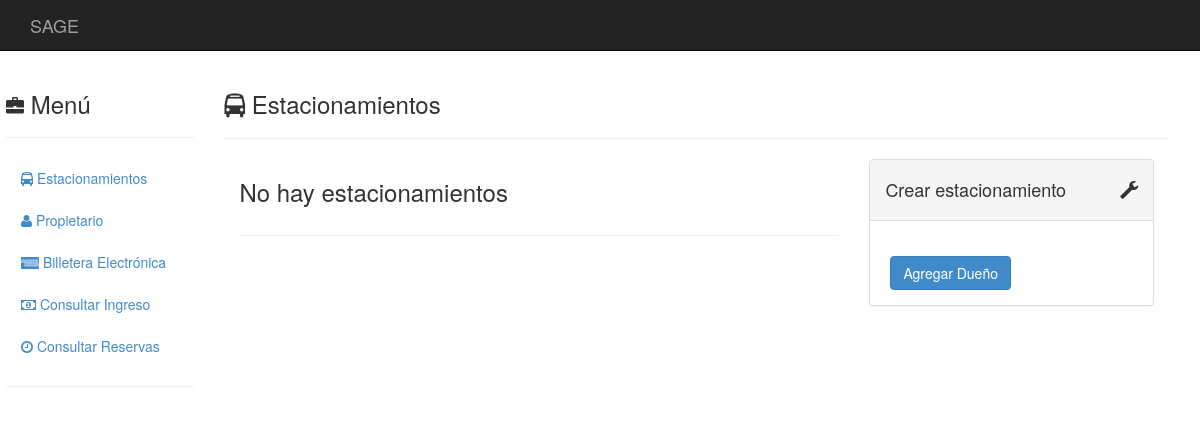
/estacionamientos/, run on an earlier commit of the app's database.
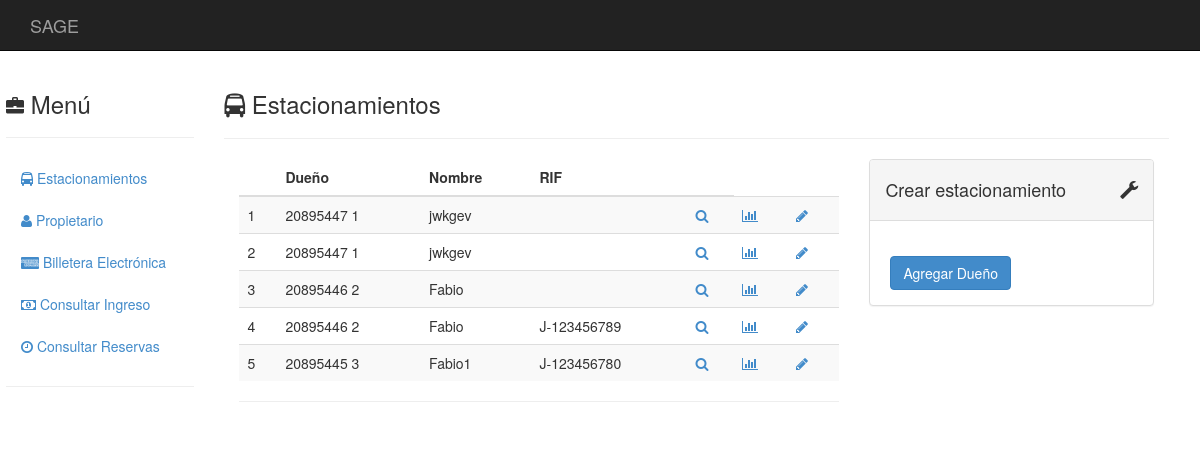
And on a later commit of the database.
### estacionamientos/models.py (models this page shows, shortened)
class Estacionamiento(models.Model):
	propietario = models.ForeignKey(Propietario)
	nombre      = models.CharField(max_length = 50)
	direccion   = models.TextField(max_length = 120)
	telefono1   = models.CharField(blank = True, null = True, max_length = 30)
	telefono2   = models.CharField(blank = True, null = True, max_length = 30)
	telefono3   = models.CharField(blank = True, null = True, max_length = 30)
	email1      = models.EmailField(blank = True, null = True)
	email2      = models.EmailField(blank = True, null = True)
	rif         = models.CharField(max_length = 12)
	content_type = models.ForeignKey(ContentType, null = True)
	object_id    = models.PositiveIntegerField(null = True)
	tarifa       = GenericForeignKey()
	apertura     = models.TimeField(blank = True, null = True)
	cierre       = models.TimeField(blank = True, null = True)
	capacidad    = models.IntegerField(blank = True, null = True)

class Propietario(models.Model):
	nombre       = models.CharField(max_length = 50, null = False)
	apellido     = models.CharField(max_length = 50, blank = True, null = True)
	cedula       = models.CharField(max_length = 10, null = False)
	telefono     = models.CharField(blank = True, null = True, max_length = 30)
	email        = models.EmailField(blank = True, null = True)
	def __str__(self):
		return self.cedula+' '+str(self.id)

### estacionamientos/views.py (the view, shortened to what this page needs)
def estacionamientos_all(request):
    estacionamientos = Estacionamiento.objects.all()
    form = CedulaForm()
    return render(
    request,
        'catalogo-estacionamientos.html',
        { 'form': form
        , 'estacionamientos': estacionamientos
        }
    )

### templates/catalogo-estacionamientos.html (shortened to what this page needs)
{% extends "base.html" %}
{% block innerContents%}
  <div class="col-sm-10">
    <h3><i class="fa fa-bus"></i>
      Estacionamientos
    </h3>
    <hr>
    <div class="col-md-8">
      <table class="table table-striped">
        {% if estacionamientos %}
        <thead>
          <tr>
            <th></th>
            <th>Dueño</th>
            <th>Nombre</th>
            <th>RIF</th>
            <th></th>
          </tr>
        </thead>
        <tbody>
          {% for obj in estacionamientos %}
            <tr>
              <td>{{forloop.counter}}</td>
              <td>{{obj.propietario}}</td>
              <td>{{obj.nombre}}</td>
              <td>{{obj.rif}}</td>
              <td><a href="./{{obj.id}}">
                  <i class="fa fa-search"></i>
              </a></td>
              <td><a href="./{{obj.id}}/tasa">
                  <i class="fa fa-bar-chart"></i>
              </a></td>
              <td><a href="./{{obj.id}}/editar_dueno">
                  <i class="fa fa-pencil fa-fw"></i>
              </a></td>
            </tr>
          {% endfor %}
        </tbody>
        {% else %}
          <h3>No hay estacionamientos</h3>
        {% endif %}
      </table>
      <hr>
    </div>
    <div class="col-md-4">
      <div class="panel panel-default">
        <div class="panel-heading">
          <div class="panel-title">
            <i class="glyphicon glyphicon-wrench pull-right"></i>
            <h4>
              Crear estacionamiento
            </h4>
          </div>
        </div>
        <div class="panel-body">
          <form action="." method="post" class="form form-vertical">
            <div class="control-group">
              <div class="controls">
                <button type="submit" class="btn btn-primary">
                {% if form2 == -1 %}
                  Buscar Dueño en el Sistema
                {% elif form2 == 0 %}
                  Modificar Dueño
                {% elif form2 == 2 %}
                  Agregar Estacionamiento
                {% else %}
                  Agregar Dueño
                {% endif %}
                </button>
              </div>
            </div>
          </form>
        </div>
      </div>
    </div>
  </div>
{% endblock %}

### templates/base.html (shortened to what this page needs)
{% load staticfiles %}
<!DOCTYPE html>
<html lang="es">
  <head>
    <link href="{% static 'css/bootstrap.min.css'%}" rel="stylesheet">
    <link href="{% static 'css/font-awesome.min.css'%}" rel="stylesheet">
    <link href="{% static 'css/base.css'%}" rel="stylesheet">
  </head>
  {% block body %}<body>{% endblock %}
    {% block header %}
      <div id="top-nav" class="navbar navbar-inverse navbar-static-top">
        <div class="container">
          <div class="navbar-header">
            <div class="navbar-brand" href="#">
              SAGE
            </div>
          </div>
        </div>
      </div>
    {% endblock %}
    {% block outerContents %}
    <div class="container">
      <div class="row">
        {% block menu %}
          {% include "menu.html" %}
        {% endblock %}
        {% block innerContents %}
        {% endblock %}
      </div>
    </div>
    {% endblock %}
  </body>
</html>

### templates/menu.html (shortened to what this page needs)
<div class="col-sm-2">
  <h3><i class="glyphicon glyphicon-briefcase"></i>
      Menú
  </h3>
  <hr>
  <ul class="nav nav-stacked">
    <li><a href=".."><i class="fa fa-bus"></i>
      Estacionamientos
    </a></li>
    <li><a href="/estacionamientos/menupropietario"><i class="fa fa-user"></i>
      Propietario
    </a></li>
    <li><a href="/estacionamientos/menubilletera"><i class="fa fa-cc-amex"></i>
      Billetera Electrónica
    </a></li>
    <li><a href="/estacionamientos/ingreso"><i class="fa fa-money"></i>
      Consultar Ingreso
    </a></li>
    <li><a href="/estacionamientos/consulta_reserva"><i class="fa fa-clock-o"></i>
      Consultar Reservas
    </a></li>
  </ul>
  <hr>
</div>

### static/css/base.css (style rules this page uses)
body { background-image: url("./images.jpg"); background-repeat:no-repeat; background-position: bottom left; background-attachment: fixed; }
.navbar-static-top { margin-bottom:20px; }
i { font-size:18px; }
.control-group { margin: 0 5px; }

### templates/menu.html (style rules this page uses)
.col-sm-2 { width : 18.667%; margin-left : -24px; }

What changed in the data, as far as the page shows it:
added Estacionamiento: propietario "20895447 1", nombre "jwkgev"
added Estacionamiento: propietario "20895447 1", nombre "jwkgev"
added Estacionamiento: propietario "20895446 2", nombre "Fabio"
added Estacionamiento: propietario "20895446 2", nombre "Fabio", rif "J-123456789"
added Estacionamiento: propietario "20895445 3", nombre "Fabio1", rif "J-123456780"
Also different on the page:
text no longer shown: "No hay estacionamientos"
text now shown: "Dueño Nombre RIF"
